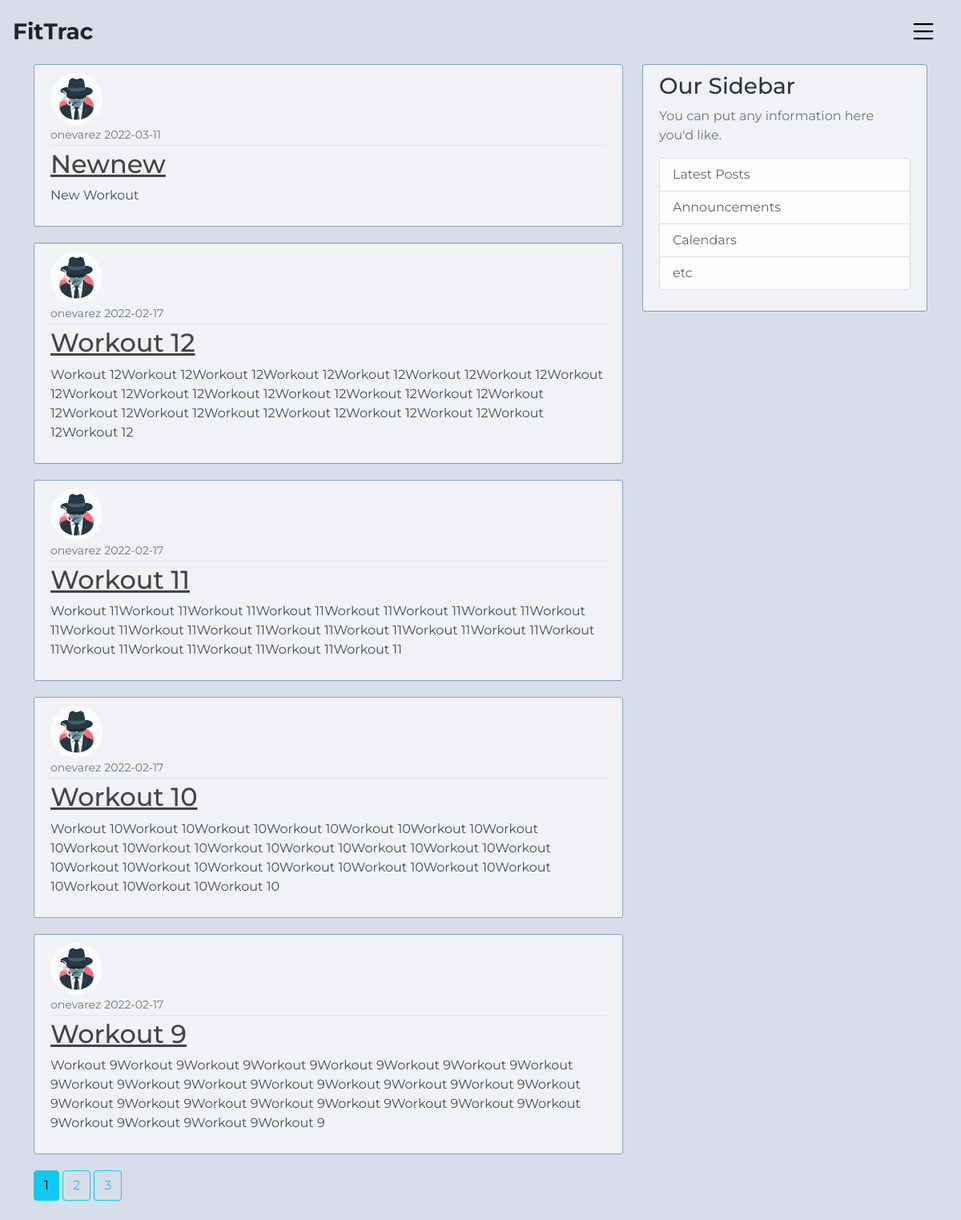
Screenshot of /home (signed in) with the database file from the repository.
### application/models.py (models this page shows, shortened)
class Workout(db.Model):
    id = db.Column(db.Integer, primary_key=True)
    title = db.Column(db.String(60), nullable=False)
    workout_date = db.Column(db.DateTime, nullable=True, default=datetime.utcnow)
    content = db.Column(db.Text, nullable=False)
    user_id = db.Column(db.Integer, db.ForeignKey('user.id'), nullable=False)

class User(db.Model, UserMixin):
    id = db.Column(db.Integer, primary_key=True)
    username = db.Column(db.String(20), unique=True, nullable=False)
    email = db.Column(db.String(120), unique=True, nullable=False)
    image_file = db.Column(db.String(20), nullable=False, default='default.jpg')
    password = db.Column(db.String(60), nullable=False)
    workouts = db.relationship('Workout', backref='member', lazy=True)

### application/main/routes.py (the view)
@main.route("/home")
@login_required
def home():
    page = request.args.get('page', 1, type=int)
    posts = Workout.query.filter_by(user_id=current_user.id).order_by(Workout.workout_date.desc()).paginate(page=page, per_page=5)
    return render_template('home.html', posts=posts)

### application/models.py (called while the page is built)
@login_manager.user_loader
def load_user(user_id):
    return User.query.get(int(user_id))

### application/templates/home.html
{% extends "base.html" %}
{% block content %}
  {% if posts %}
    {% for post in posts.items %}
        <article class="media content-section">
            <img class="rounded-circle article-img" src="{{ url_for('static', filename='profile_pics/' + post.member.image_file) }}">
            <div class="media-body">
            <div class="article-metadata">
                <small class="text-muted">{{ post.member.username }}</small>
                <small class="text-muted">{{ post.workout_date.strftime('%Y-%m-%d') }}</small>
            </div>
            <h2><a class="article-title" href="{{ url_for('workouts.post', post_id=post.id) }}">{{ post.title }}</a></h2>
            <p class="article-content">{{ post.content }}</p>
            </div>
        </article>
    {% endfor %}
  {% else %}
    <h2> Enter a new Workout to start.</h2>
  {% endif %}
    {% for page_num in posts.iter_pages(left_edge=1, right_edge=1, left_current=1, right_current=2) %}
      {% if page_num %}
        {% if posts.page == page_num %}
          <a class="btn btn-info mb-4" href="{{ url_for('main.home', page=page_num) }}">{{ page_num }}</a>
        {% else %}
          <a class="btn btn-outline-info mb-4" href="{{ url_for('main.home', page=page_num) }}">{{ page_num }}</a>
        {% endif %}
      {% else %}
        ...
      {% endif %}
    {% endfor %}
{% endblock content%}

### application/templates/base.html (shortened to what this page needs)
<!DOCTYPE html>
<html>
<head>
    <link href="https://cdn.jsdelivr.net/npm/bootstrap@5.1.3/dist/css/bootstrap.min.css" rel="stylesheet">
    <link rel="stylesheet" type="text/css" href="{{ url_for('static', filename='main.css')}}">
</head>
<body>
  <header class="site-header p-3 position-absolute start-0 top-0 end-0">
    <div class="d-flex justify-content-between align-items-center">
      <a href="/" class="text-decoration-none text-dark fs-3 fw-bold">FitTrac</a>
      <div>
        <button class="navbar-toggler" type="button" data-bs-toggle="collapse" data-bs-target="#navbarToggle" aria-controls="navbarToggle" aria-expanded="false" aria-label="Toggle navigation">
        </button>
      </div>
    </div>
  </header>
    <main role="main" class="container">
        <div class="row">
          <div class="col-md-8">
            {% block content %}{% endblock %}
          </div>
          <div class="col-md-4">
            <div class="content-section">
              <h3>Our Sidebar</h3>
              <p class='text-muted'>You can put any information here you'd like.
                <ul class="list-group">
                  <li style="z-index: 1" class="list-group-item list-group-item-light">Latest Posts</li>
                  <li class="list-group-item list-group-item-light">Announcements</li>
                  <li class="list-group-item list-group-item-light">Calendars</li>
                  <li class="list-group-item list-group-item-light">etc</li>
                </ul>
              </p>
            </div>
          </div>
        </div>
    </main>
</body>
</html>

### application/static/main.css (style rules this page uses)
:root { --bs-body-font-family: 'Montserrat', sans-serif; }
body { background: #D8DEE9; color: #434C5E; margin-top: 5rem; }
h1, h2, h3, h4, h5, h6 { color: #2E3440; }
.site-header { z-index: 2; }
.content-section { background: #f0f2f5; padding: 10px 20px; border: 1px solid #81A1C1; border-radius: 3px; margin-bottom: 20px; }
.article-title { color: #444444; }
.article-content { white-space: pre-line; }
.article-img { height: 65px; width: 65px; margin-right: 16px; }
.article-metadata { padding-bottom: 1px; margin-bottom: 4px; border-bottom: 1px solid #e3e3e3 }

### rows the page displays
Workout: image_file (picture), member.username "onevarez", workout_date "2022-03-11", title "Newnew", content "New Workout"
Workout: image_file (picture), member.username "onevarez", workout_date "2022-02-17", title "Workout 12", content "Workout 12Workout 12Workout 12Workout 12Workout 12Workout 12Workout 12Workout 12Workout 12Workout 12Workout 12Workout 12Workout 12Workout 12Workout 12Workout 12Workout 12Workout 12Workout 12Workout 12Workout 12Workout 12Workout 12"
Workout: image_file (picture), member.username "onevarez", workout_date "2022-02-17", title "Workout 11", content "Workout 11Workout 11Workout 11Workout 11Workout 11Workout 11Workout 11Workout 11Workout 11Workout 11Workout 11Workout 11Workout 11Workout 11Workout 11Workout 11Workout 11Workout 11Workout 11Workout 11Workout 11"
Workout: image_file (picture), member.username "onevarez", workout_date "2022-02-17", title "Workout 10", content "Workout 10Workout 10Workout 10Workout 10Workout 10Workout 10Workout 10Workout 10Workout 10Workout 10Workout 10Workout 10Workout 10Workout 10Workout 10Workout 10Workout 10Workout 10Workout 10Workout 10Workout 10Workout 10Workout 10Workout 10"
Workout: image_file (picture), member.username "onevarez", workout_date "2022-02-17", title "Workout 9", content "Workout 9Workout 9Workout 9Workout 9Workout 9Workout 9Workout 9Workout 9Workout 9Workout 9Workout 9Workout 9Workout 9Workout 9Workout 9Workout 9Workout 9Workout 9Workout 9Workout 9Workout 9Workout 9Workout 9Workout 9Workout 9Workout 9Workout 9Workout 9"

### other values shown
{{ page_num }} "1"
{{ page_num }} "2" "3"
